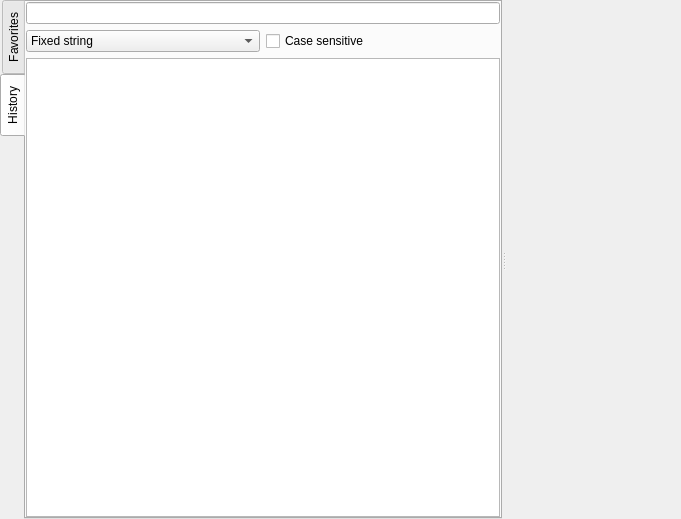
<?xml version="1.0" encoding="UTF-8"?>
<ui version="4.0">
 <class>Poshuku</class>
 <widget class="QWidget" name="Poshuku">
  <property name="geometry">
   <rect>
    <x>0</x>
    <y>0</y>
    <width>681</width>
    <height>519</height>
   </rect>
  </property>
  <property name="windowTitle">
   <string>Poshuku</string>
  </property>
  <property name="windowIcon">
   <iconset resource="resources.qrc">
    <normaloff>:/resources/images/poshuku.png</normaloff>:/resources/images/poshuku.png</iconset>
  </property>
  <layout class="QVBoxLayout" name="verticalLayout_6">
   <property name="margin">
    <number>0</number>
   </property>
   <item>
    <widget class="QSplitter" name="splitter">
     <property name="orientation">
      <enum>Qt::Horizontal</enum>
     </property>
     <widget class="QWidget" name="layoutWidget">
      <layout class="QVBoxLayout" name="verticalLayout">
       <item>
        <layout class="QHBoxLayout" name="ToolButtonsLayout_"/>
       </item>
       <item>
        <widget class="QTabWidget" name="tabWidget">
         <property name="tabPosition">
          <enum>QTabWidget::West</enum>
         </property>
         <property name="currentIndex">
          <number>1</number>
         </property>
         <widget class="QWidget" name="FavoritesTab_">
          <attribute name="title">
           <string>Favorites</string>
          </attribute>
          <layout class="QVBoxLayout" name="verticalLayout_4">
           <property name="margin">
            <number>0</number>
           </property>
           <item>
            <layout class="QVBoxLayout" name="verticalLayout_2">
             <item>
              <widget class="LeechCraft::Util::TagsLineEdit" name="FavoritesFilterLine_"/>
             </item>
             <item>
              <layout class="QHBoxLayout" name="horizontalLayout_2">
               <item>
                <widget class="QComboBox" name="FavoritesFilterType_">
                 <item>
                  <property name="text">
                   <string>Fixed string</string>
                  </property>
                 </item>
                 <item>
                  <property name="text">
                   <string>Wildcard</string>
                  </property>
                 </item>
                 <item>
                  <property name="text">
                   <string>Regexp</string>
                  </property>
                 </item>
                 <item>
                  <property name="text">
                   <string>Tags</string>
                  </property>
                 </item>
                </widget>
               </item>
               <item>
                <widget class="QCheckBox" name="FavoritesFilterCaseSensitivity_">
                 <property name="text">
                  <string>Case sensitive</string>
                 </property>
                 <property name="checked">
                  <bool>false</bool>
                 </property>
                </widget>
               </item>
              </layout>
             </item>
            </layout>
           </item>
           <item>
            <widget class="FavoritesTreeView" name="FavoritesView_">
             <property name="rootIsDecorated">
              <bool>false</bool>
             </property>
             <property name="itemsExpandable">
              <bool>false</bool>
             </property>
             <property name="expandsOnDoubleClick">
              <bool>false</bool>
             </property>
            </widget>
           </item>
           <item>
            <widget class="QPushButton" name="OpenInTabs_">
             <property name="text">
              <string>Open in tabs</string>
             </property>
            </widget>
           </item>
          </layout>
         </widget>
         <widget class="QWidget" name="HistoryTab_">
          <attribute name="title">
           <string>History</string>
          </attribute>
          <layout class="QVBoxLayout" name="verticalLayout_5">
           <property name="margin">
            <number>0</number>
           </property>
           <item>
            <layout class="QVBoxLayout" name="verticalLayout_3">
             <item>
              <widget class="LeechCraft::Util::TagsLineEdit" name="HistoryFilterLine_"/>
             </item>
             <item>
              <layout class="QHBoxLayout" name="horizontalLayout">
               <item>
                <widget class="QComboBox" name="HistoryFilterType_">
                 <item>
                  <property name="text">
                   <string>Fixed string</string>
                  </property>
                 </item>
                 <item>
                  <property name="text">
                   <string>Wildcard</string>
                  </property>
                 </item>
                 <item>
                  <property name="text">
                   <string>Regexp</string>
                  </property>
                 </item>
                </widget>
               </item>
               <item>
                <widget class="QCheckBox" name="HistoryFilterCaseSensitivity_">
                 <property name="text">
                  <string>Case sensitive</string>
                 </property>
                 <property name="checked">
                  <bool>false</bool>
                 </property>
                </widget>
               </item>
              </layout>
             </item>
            </layout>
           </item>
           <item>
            <widget class="QTreeView" name="HistoryView_"/>
           </item>
          </layout>
         </widget>
        </widget>
       </item>
      </layout>
     </widget>
     <widget class="BrowserWidget" name="MainView_" native="true"/>
    </widget>
   </item>
  </layout>
  <action name="ActionSettings_">
   <property name="text">
    <string>Settings...</string>
   </property>
  </action>
 </widget>
 <customwidgets>
  <customwidget>
   <class>LeechCraft::Util::TagsLineEdit</class>
   <extends>QLineEdit</extends>
   <header location="global">plugininterface/tagslineedit.h</header>
  </customwidget>
  <customwidget>
   <class>BrowserWidget</class>
   <extends>QWidget</extends>
   <header>browserwidget.h</header>
   <container>1</container>
  </customwidget>
  <customwidget>
   <class>FavoritesTreeView</class>
   <extends>QTreeView</extends>
   <header>favoritestreeview.h</header>
  </customwidget>
 </customwidgets>
 <resources>
  <include location="resources.qrc"/>
 </resources>
 <connections/>
</ui>
